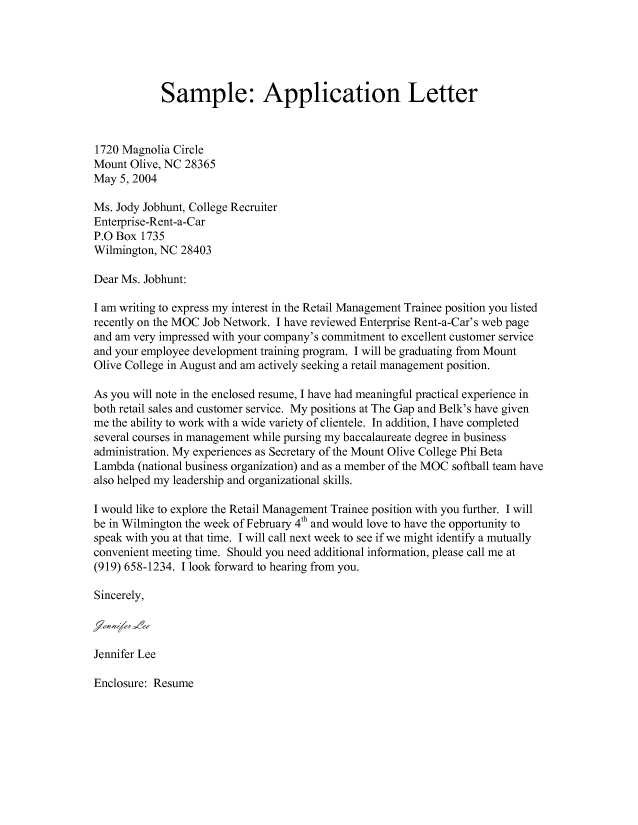
#> input picture assets/application.png, 1275 x 1650 px (shown at 1/2 size)
$ python main.py
#> lines starting #> are read from the running program, lines starting #| are printed output that depends on the picture
import os
import sys

from PIL import Image

letter = Image.open('assets/application.png')
#> letter is the input picture: PIL image 1275x1650 P; min 0, max 255, mean 246

letterWidth = letter.width
#> letterWidth = 1275
letterHeight = letter.height
#> letterHeight = 1650


confedential = Image.open('assets/confedential.png')
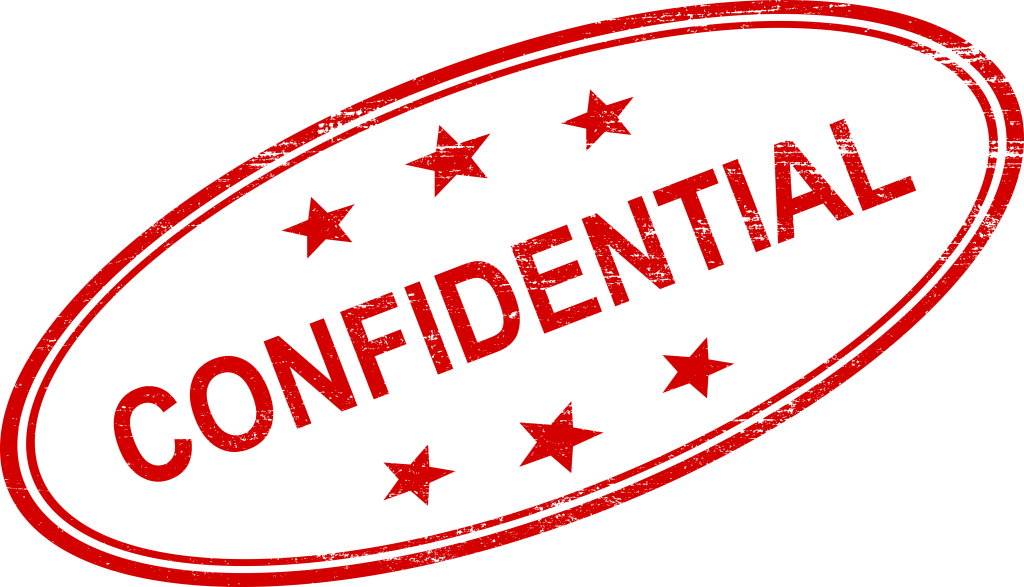
#> input picture assets/confedential.png, 1024 x 587 px
#> confedential is the input picture: PIL image 1024x587 RGBA; mean R, G, B, A 39.1, 0, 0, 39.6
confedentialWidth = confedential.width
#> confedentialWidth = 1024
confedentialHeight = confedential.height
#> confedentialHeight = 587

size = 500, 500
watermark = confedential.resize(size)
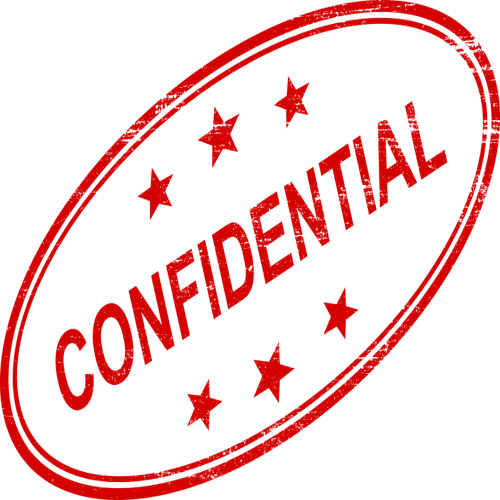
#> watermark: PIL image 500x500 RGBA; mean R, G, B, A 41.8, 0, 0, 39.6; transparent parts drawn white

try:
    letter.paste(watermark, (int(letterHeight / 2 - 250), int(letterWidth / 2 - 250)), watermark)
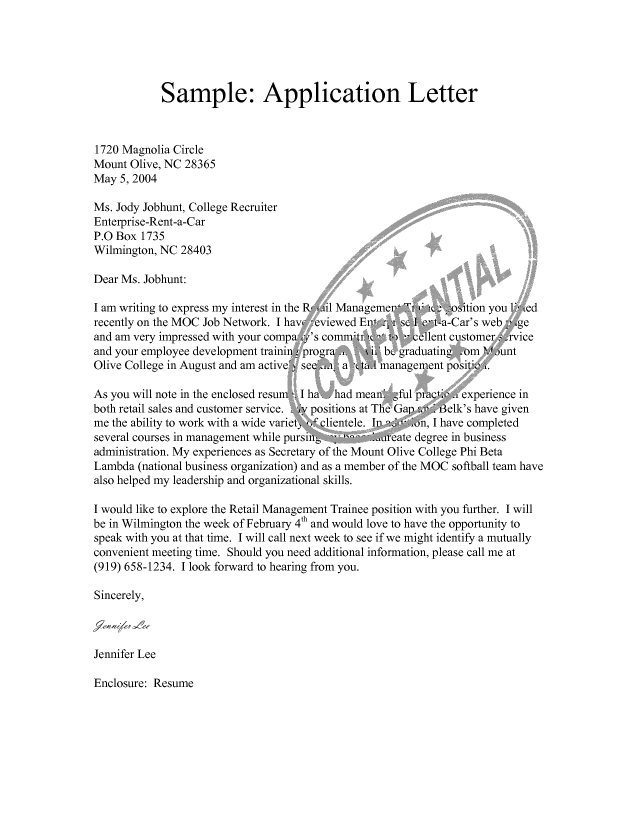
#> letter: PIL image 1275x1650 P (shown at 1/2 size); min 0, max 255, mean 244.3
    letter.save('assets/copy-letter.png')
except Exception as e:
    print(e)
    pass
